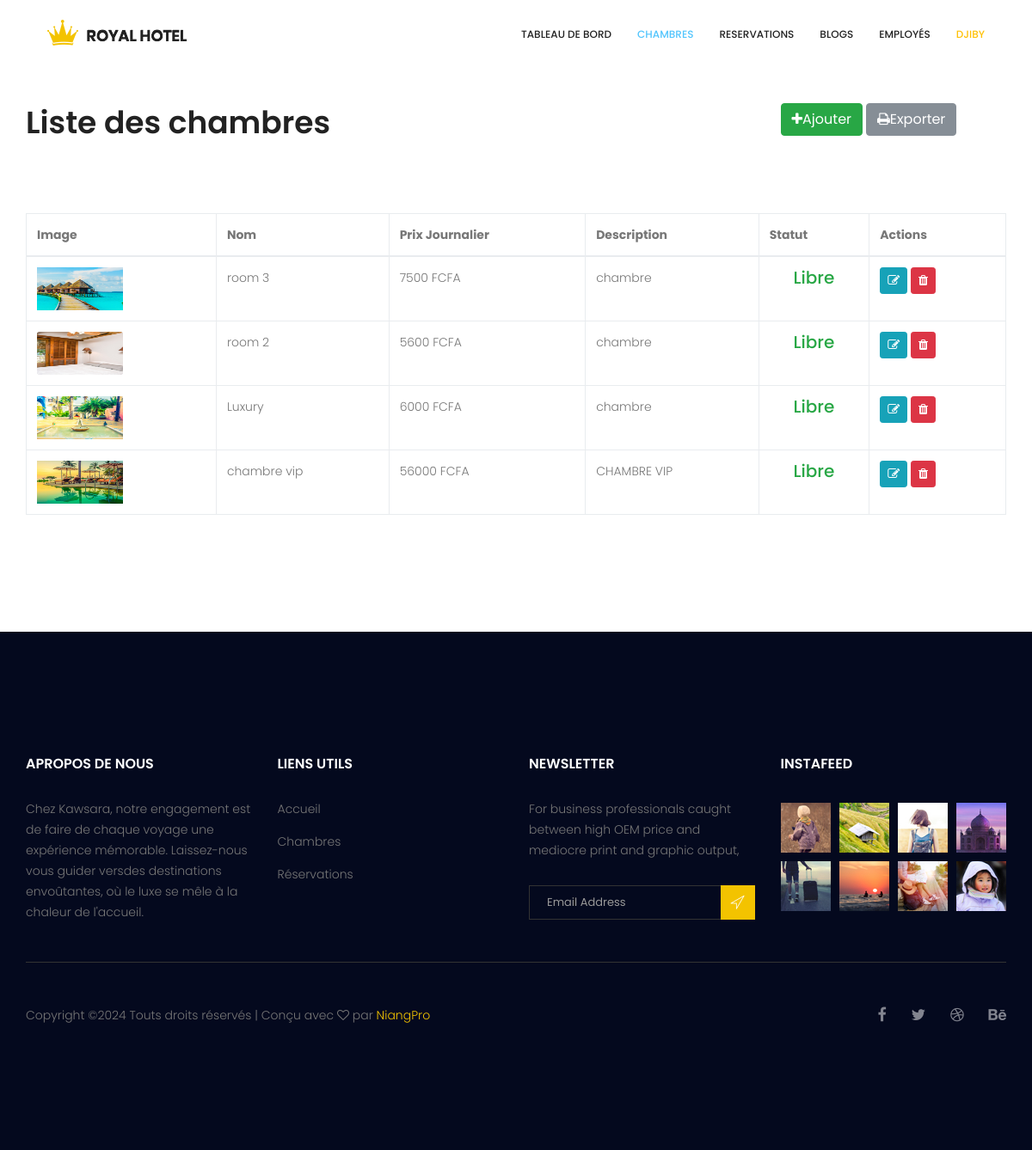
The app's page /?page=chambreAdmin (signed in) with its own data.
### tables this page shows
CREATE TABLE `chambres` (
  `id` int(11) NOT NULL,
  `nom` varchar(255) NOT NULL,
  `prix` double NOT NULL,
  `description` text NOT NULL,
  `image` varchar(255) NOT NULL,
  `statut` int(11) NOT NULL DEFAULT 0
);

### models/database.php (called while the page is built, shortened)
<?php
try {
    $db = new PDO("mysql:host=localhost;dbname=kawsara", "root", "");
} catch (PDOException $th) {
    setMessage($th->getMessage(), "danger");
}
function recupererTousLesChambres()
{
    global $db;
    try {
        $q = $db->prepare("SELECT * FROM chambres WHERE statut = 0 ORDER BY id DESC");
        $q->execute();
        return $q->fetchAll(PDO::FETCH_OBJ);
    } catch (PDOException $th) {
        setMessage($th->getMessage(), "danger");
    }
}

### views/chambreAdmin.php (the view, shortened to what this page needs)
<section class="accomodation_area section_gap">
    <div class="container">
        <div class="section_title row">
            <h2 class="title_color col-md-9">Liste des chambres</h2>
            <div class="col-md-3">
                <a href="?page=chambreAdmin&type=add" class="btn btn-success"><i class="fa fa-plus"></i>Ajouter</a>
                <a href="#" onclick="exporter('print')" class="btn btn-secondary"><i class="fa fa-print"></i>Exporter</a>
            </div>
        </div>
        <div id="print">
            <table id="myTable" class="table table-bordered">
                <thead>
                    <tr>
                        <th>Image</th>
                        <th>Nom</th>
                        <th>Prix Journalier</th>
                        <th>Description</th>
                        <th>Statut</th>
                        <th>Actions</th>
                    </tr>
                </thead>
                <tbody>
                    <?php foreach ($chambres as $c) : ?>
                        <tr>
                            <td><img src="images/<?= $c->image ?>" width="100" height="50" alt=""></td>
                            <td><?= $c->nom ?></td>
                            <td><?= $c->prix ?> FCFA</td>
                            <td><?= nl2br($c->description) ?></td>
                            <td class="text-center h5">
                                <?php if($c->statut == 1): ?>
                                    <span class="text-danger">Occupée</span>
                                <?php  else: ?>
                                    <span class="text-success">Libre</span>
                                <?php  endif; ?>
                            </td>
                            <td>
                                <a href="?page=chambreAdmin&type=edit&id=<?= $c->id ?>" class="btn btn-info btn-sm"><i class="fa fa-edit"></i></a>
                                <a href="" class="btn btn-danger btn-sm" data-toggle="modal" data-target="#exampleModal<?= $c->id ?>"><i class="fa fa-trash"></i></a>
                            </td>
                        </tr>
                    <?php endforeach; ?>
                </tbody>
            </table>
        </div>
    </div>
</section>

### assets/css/style.css (style rules this page uses)
a { text-decoration: none; -webkit-transition: all 0.3s ease-in-out; -o-transition: all 0.3s ease-in-out; transition: all 0.3s ease-in-out; }
body { line-height: 24px; font-size: 14px; font-family: "Poppins", sans-serif; font-weight: 300; color: #777777; }
section { background: #fff; }
h1, h2, h3, h4, h5, h6 { font-family: "Poppins", sans-serif; font-weight: 600; }
@media (min-width: 1200px) { .container { max-width: 1170px; } }
.section_gap { padding: 120px 0; }
.section_title { margin-bottom: 75px; }
.section_title h2 { font-size: 36px; line-height: 45px; font-weight: 600; }
.title_color { color: #222222; }
h2 { font-size: 30px; }
h1, h2, h3, h4, h5, h6 { line-height: 1.5em; }

### records on screen
chambres: image (picture), nom "room 3", prix "7500", description "chambre", statut "Libre"
chambres: image (picture), nom "room 2", prix "5600", description "chambre", statut "Libre"
chambres: image (picture), nom "Luxury", prix "6000", description "chambre", statut "Libre"
chambres: image (picture), nom "chambre vip", prix "56000", description "CHAMBRE VIP", statut "Libre"

### other values on screen
$_SESSION["user"]->prenom "DJIBY"
